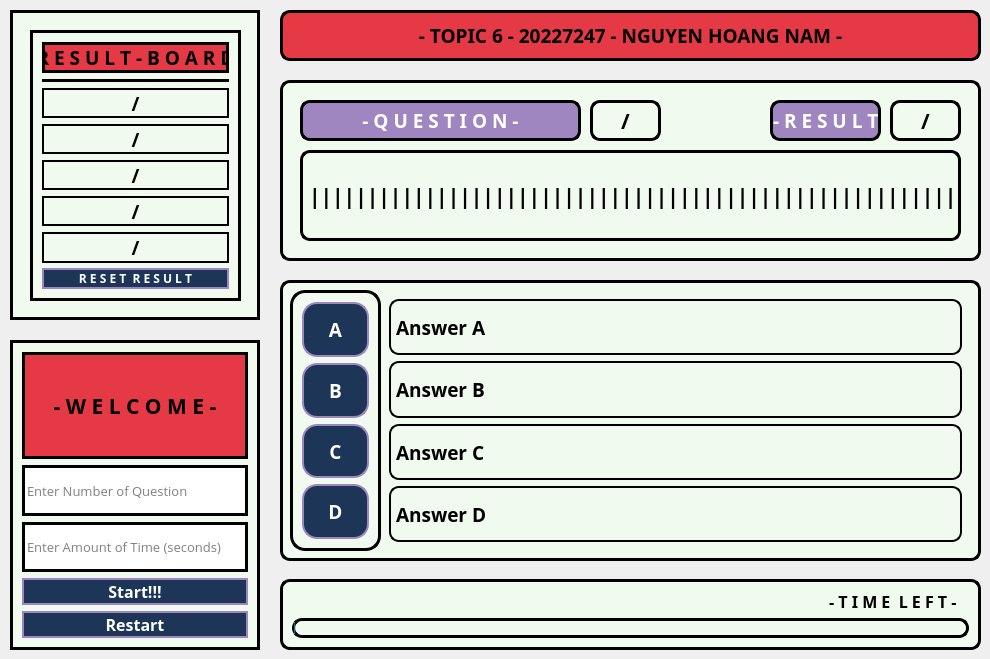
    <widget class="QWidget" name="playTab">
     <property name="sizePolicy">
      <sizepolicy hsizetype="Expanding" vsizetype="Expanding">
       <horstretch>0</horstretch>
       <verstretch>0</verstretch>
      </sizepolicy>
     </property>
     <attribute name="title">
      <string>- P L A Y -</string>
     </attribute>
     <widget class="QFrame" name="verticalFrame_5">
      <property name="geometry">
       <rect>
        <x>10</x>
        <y>340</y>
        <width>250</width>
        <height>310</height>
       </rect>
      </property>
      <property name="styleSheet">
       <string notr="true">border: 3px solid rgb(0, 0, 0);
background-color: rgb(241, 250, 238);</string>
      </property>
      <layout class="QVBoxLayout" name="startBoxverticalLayout">
       <item>
        <layout class="QVBoxLayout" name="amouofTimelayout">
         <item>
          <layout class="QVBoxLayout" name="numofQueslayout">
           <item>
            <widget class="QLabel" name="welcomelabel">
             <property name="font">
              <font>
               <family>Open Sans Condensed ExtraBold</family>
               <pointsize>16</pointsize>
               <bold>true</bold>
              </font>
             </property>
             <property name="styleSheet">
              <string notr="true">background-color: rgb(230, 57, 70);</string>
             </property>
             <property name="text">
              <string>- W E L C O M E -</string>
             </property>
             <property name="alignment">
              <set>Qt::AlignCenter</set>
             </property>
            </widget>
           </item>
          </layout>
         </item>
        </layout>
       </item>
       <item>
        <layout class="QVBoxLayout" name="verticalLayout_7">
         <item>
          <widget class="QLineEdit" name="numofQuesInputbox">
           <property name="sizePolicy">
            <sizepolicy hsizetype="Expanding" vsizetype="Preferred">
             <horstretch>0</horstretch>
             <verstretch>0</verstretch>
            </sizepolicy>
           </property>
           <property name="font">
            <font>
             <family>Open Sans</family>
             <pointsize>10</pointsize>
            </font>
           </property>
           <property name="styleSheet">
            <string notr="true">background-color: rgb(255, 255, 255);</string>
           </property>
           <property name="placeholderText">
            <string>Enter Number of Question</string>
           </property>
          </widget>
         </item>
         <item>
          <widget class="QLineEdit" name="amountofTimeInputbox">
           <property name="sizePolicy">
            <sizepolicy hsizetype="Expanding" vsizetype="Preferred">
             <horstretch>0</horstretch>
             <verstretch>0</verstretch>
            </sizepolicy>
           </property>
           <property name="font">
            <font>
             <family>Open Sans</family>
             <pointsize>10</pointsize>
            </font>
           </property>
           <property name="styleSheet">
            <string notr="true">background-color: rgb(255, 255, 255);</string>
           </property>
           <property name="placeholderText">
            <string>Enter Amount of Time (seconds)</string>
           </property>
          </widget>
         </item>
        </layout>
       </item>
       <item>
        <widget class="QPushButton" name="startButton">
         <property name="font">
          <font>
           <family>Open Sans Condensed ExtraBold</family>
           <pointsize>12</pointsize>
           <bold>true</bold>
          </font>
         </property>
         <property name="cursor">
          <cursorShape>PointingHandCursor</cursorShape>
         </property>
         <property name="styleSheet">
          <string notr="true">
            QPushButton {
                border: 2px solid  rgb(159, 134, 192);
                background-color: rgb(29, 53, 87);
                color: rgb(255, 255, 255);
            }
            QPushButton:hover {
                background-color: rgb(230, 57, 70);
            }
</string>
         </property>
         <property name="text">
          <string>Start!!!</string>
         </property>
        </widget>
       </item>
       <item>
        <widget class="QPushButton" name="reStartButton">
         <property name="font">
          <font>
           <family>Open Sans Condensed ExtraBold</family>
           <pointsize>12</pointsize>
           <bold>true</bold>
          </font>
         </property>
         <property name="cursor">
          <cursorShape>PointingHandCursor</cursorShape>
         </property>
         <property name="styleSheet">
          <string notr="true">
            QPushButton {
                border: 2px solid  rgb(159, 134, 192);
                background-color: rgb(29, 53, 87);
                color: rgb(255, 255, 255);
            }
            QPushButton:hover {
                background-color: rgb(230, 57, 70);
            }
</string>
         </property>
         <property name="text">
          <string>Restart</string>
         </property>
        </widget>
       </item>
      </layout>
     </widget>
     <widget class="QGroupBox" name="scoreGroupbox">
      <property name="geometry">
       <rect>
        <x>10</x>
        <y>10</y>
        <width>250</width>
        <height>310</height>
       </rect>
      </property>
      <property name="font">
       <font>
        <family>Open Sans Condensed SemiBold</family>
        <pointsize>14</pointsize>
        <bold>true</bold>
       </font>
      </property>
      <property name="accessibleDescription">
       <string>0</string>
      </property>
      <property name="styleSheet">
       <string notr="true">background-color: rgb(241, 250, 238);
border: 3px solid rgb(0, 0, 0);</string>
      </property>
      <property name="title">
       <string/>
      </property>
      <property name="alignment">
       <set>Qt::AlignCenter</set>
      </property>
      <widget class="QFrame" name="verticalFrame_8">
       <property name="geometry">
        <rect>
         <x>20</x>
         <y>20</y>
         <width>211</width>
         <height>271</height>
        </rect>
       </property>
       <layout class="QVBoxLayout" name="resultDisplayverticalLayout">
        <item>
         <layout class="QVBoxLayout" name="resultdisplayverticalLayout2">
          <item>
           <widget class="QLabel" name="resuslttiltlelabel">
            <property name="font">
             <font>
              <family>Open Sans Condensed ExtraBold</family>
              <pointsize>14</pointsize>
              <bold>true</bold>
             </font>
            </property>
            <property name="styleSheet">
             <string notr="true">background-color: rgb(230, 57, 70);</string>
            </property>
            <property name="text">
             <string>R E S U L T - B O A R D</string>
            </property>
            <property name="alignment">
             <set>Qt::AlignCenter</set>
            </property>
           </widget>
          </item>
          <item>
           <widget class="Line" name="line">
            <property name="orientation">
             <enum>Qt::Horizontal</enum>
            </property>
           </widget>
          </item>
          <item>
           <widget class="QLabel" name="result1displaylabel">
            <property name="font">
             <font>
              <family>Open Sans Condensed ExtraBold</family>
              <pointsize>14</pointsize>
              <bold>true</bold>
             </font>
            </property>
            <property name="styleSheet">
             <string notr="true">border: 2px solid rgb(0, 0, 0);</string>
            </property>
            <property name="text">
             <string>/</string>
            </property>
            <property name="alignment">
             <set>Qt::AlignCenter</set>
            </property>
           </widget>
          </item>
          <item>
           <widget class="QLabel" name="result2displaylabel">
            <property name="font">
             <font>
              <family>Open Sans Condensed ExtraBold</family>
              <pointsize>14</pointsize>
              <bold>true</bold>
             </font>
            </property>
            <property name="styleSheet">
             <string notr="true">border: 2px solid rgb(0, 0, 0);</string>
            </property>
            <property name="text">
             <string>/</string>
            </property>
            <property name="alignment">
             <set>Qt::AlignCenter</set>
            </property>
           </widget>
          </item>
          <item>
           <widget class="QLabel" name="result3displaylabel">
            <property name="font">
             <font>
              <family>Open Sans Condensed ExtraBold</family>
              <pointsize>14</pointsize>
              <bold>true</bold>
             </font>
            </property>
            <property name="styleSheet">
             <string notr="true">border: 2px solid rgb(0, 0, 0);</string>
            </property>
            <property name="text">
             <string>/</string>
            </property>
            <property name="alignment">
             <set>Qt::AlignCenter</set>
            </property>
           </widget>
          </item>
          <item>
           <widget class="QLabel" name="result4displaylabel">
            <property name="font">
             <font>
              <family>Open Sans Condensed ExtraBold</family>
              <pointsize>14</pointsize>
              <bold>true</bold>
             </font>
            </property>
            <property name="styleSheet">
             <string notr="true">border: 2px solid rgb(0, 0, 0);</string>
            </property>
            <property name="text">
             <string>/</string>
            </property>
            <property name="alignment">
             <set>Qt::AlignCenter</set>
            </property>
           </widget>
          </item>
          <item>
           <widget class="QLabel" name="result5displaylabel">
            <property name="font">
             <font>
              <family>Open Sans Condensed ExtraBold</family>
              <pointsize>14</pointsize>
              <bold>true</bold>
             </font>
            </property>
            <property name="styleSheet">
             <string notr="true">border: 2px solid rgb(0, 0, 0);</string>
            </property>
            <property name="text">
             <string>/</string>
            </property>
            <property name="alignment">
             <set>Qt::AlignCenter</set>
            </property>
           </widget>
          </item>
         </layout>
        </item>
        <item>
         <widget class="QPushButton" name="resetBoard">
          <property name="font">
           <font>
            <family>Open Sans Condensed ExtraBold</family>
            <bold>true</bold>
           </font>
          </property>
          <property name="styleSheet">
           <string notr="true">
            QPushButton {
                border: 2px solid  rgb(159, 134, 192);
                background-color: rgb(29, 53, 87);
                color: rgb(255, 255, 255);
            }
            QPushButton:hover {
                background-color: rgb(230, 57, 70);
            }
</string>
          </property>
          <property name="text">
           <string>R E S E T  R E S U L T</string>
          </property>
         </widget>
        </item>
       </layout>
      </widget>
     </widget>
     <widget class="QFrame" name="displayQuestionframe">
      <property name="geometry">
       <rect>
        <x>280</x>
        <y>80</y>
        <width>701</width>
        <height>181</height>
       </rect>
      </property>
      <property name="styleSheet">
       <string notr="true">background-color: rgb(241, 250, 238);
border: 3px solid rgb(0, 0, 0);
border-radius: 10px;
</string>
      </property>
      <property name="frameShape">
       <enum>QFrame::StyledPanel</enum>
      </property>
      <property name="frameShadow">
       <enum>QFrame::Raised</enum>
      </property>
      <widget class="QLabel" name="questiontitlelabel">
       <property name="geometry">
        <rect>
         <x>20</x>
         <y>20</y>
         <width>281</width>
         <height>41</height>
        </rect>
       </property>
       <property name="font">
        <font>
         <family>Open Sans Condensed ExtraBold</family>
         <pointsize>14</pointsize>
         <bold>true</bold>
        </font>
       </property>
       <property name="styleSheet">
        <string notr="true">background-color: rgb(159, 134, 192);</string>
       </property>
       <property name="text">
        <string>&lt;html&gt;&lt;head/&gt;&lt;body&gt;&lt;p&gt;&lt;span style=&quot; color:#ffffff;&quot;&gt;- Q U E S T I O N -&lt;/span&gt;&lt;/p&gt;&lt;/body&gt;&lt;/html&gt;</string>
       </property>
       <property name="alignment">
        <set>Qt::AlignCenter</set>
       </property>
      </widget>
      <widget class="QLabel" name="questionDisplaybox">
       <property name="geometry">
        <rect>
         <x>20</x>
         <y>70</y>
         <width>661</width>
         <height>91</height>
        </rect>
       </property>
       <property name="font">
        <font>
         <family>Open Sans Condensed ExtraBold</family>
         <pointsize>16</pointsize>
         <bold>true</bold>
        </font>
       </property>
       <property name="styleSheet">
        <string notr="true"/>
       </property>
       <property name="text">
        <string>|||||||||||||||||||||||||||||||||||||||||||||||||||||||||||||||||||||||||||||||||||||||||||||||||</string>
       </property>
       <property name="wordWrap">
        <bool>true</bool>
       </property>
      </widget>
      <widget class="QLabel" name="quesCountlabel">
       <property name="geometry">
        <rect>
         <x>310</x>
         <y>20</y>
         <width>71</width>
         <height>41</height>
        </rect>
       </property>
       <property name="font">
        <font>
         <family>Open Sans Condensed ExtraBold</family>
         <pointsize>16</pointsize>
         <bold>true</bold>
        </font>
       </property>
       <property name="text">
        <string>/</string>
       </property>
       <property name="alignment">
        <set>Qt::AlignCenter</set>
       </property>
      </widget>
      <widget class="QLabel" name="scoretlabel">
       <property name="geometry">
        <rect>
         <x>610</x>
         <y>20</y>
         <width>71</width>
         <height>41</height>
        </rect>
       </property>
       <property name="font">
        <font>
         <family>Open Sans Condensed ExtraBold</family>
         <pointsize>16</pointsize>
         <bold>true</bold>
        </font>
       </property>
       <property name="styleSheet">
        <string notr="true">border: 3px solid rgb(0, 0, 0)</string>
       </property>
       <property name="text">
        <string>/</string>
       </property>
       <property name="alignment">
        <set>Qt::AlignCenter</set>
       </property>
      </widget>
      <widget class="QLabel" name="resuslttiltlelabel_2">
       <property name="geometry">
        <rect>
         <x>490</x>
         <y>20</y>
         <width>111</width>
         <height>41</height>
        </rect>
       </property>
       <property name="font">
        <font>
         <family>Open Sans Condensed ExtraBold</family>
         <pointsize>14</pointsize>
         <bold>true</bold>
        </font>
       </property>
       <property name="styleSheet">
        <string notr="true">background-color: rgb(159, 134, 192);</string>
       </property>
       <property name="text">
        <string>&lt;html&gt;&lt;head/&gt;&lt;body&gt;&lt;p&gt;&lt;span style=&quot; color:#ffffff;&quot;&gt;- R E S U L T -&lt;/span&gt;&lt;/p&gt;&lt;/body&gt;&lt;/html&gt;</string>
       </property>
       <property name="alignment">
        <set>Qt::AlignCenter</set>
       </property>
      </widget>
     </widget>
     <widget class="QFrame" name="displayAnsframe">
      <property name="geometry">
       <rect>
        <x>280</x>
        <y>280</y>
        <width>701</width>
        <height>281</height>
       </rect>
      </property>
      <property name="styleSheet">
       <string notr="true">background-color: rgb(241, 250, 238);
border: 3px solid rgb(0, 0, 0);
border-radius: 10px;</string>
      </property>
      <property name="frameShape">
       <enum>QFrame::StyledPanel</enum>
      </property>
      <property name="frameShadow">
       <enum>QFrame::Raised</enum>
      </property>
      <widget class="QFrame" name="verticalFrame_10">
       <property name="geometry">
        <rect>
         <x>100</x>
         <y>10</y>
         <width>591</width>
         <height>261</height>
        </rect>
       </property>
       <property name="styleSheet">
        <string notr="true">border: 0px</string>
       </property>
       <layout class="QVBoxLayout" name="ansDisplayverticalLayout">
        <item>
         <widget class="QLabel" name="ansAlabel">
          <property name="font">
           <font>
            <family>Open Sans Condensed ExtraBold</family>
            <pointsize>14</pointsize>
            <bold>true</bold>
           </font>
          </property>
          <property name="styleSheet">
           <string notr="true">border: 2px solid rgb(0, 0, 0)</string>
          </property>
          <property name="text">
           <string>Answer A</string>
          </property>
          <property name="wordWrap">
           <bool>true</bool>
          </property>
         </widget>
        </item>
        <item>
         <widget class="QLabel" name="ansBlabel">
          <property name="font">
           <font>
            <family>Open Sans Condensed ExtraBold</family>
            <pointsize>14</pointsize>
            <bold>true</bold>
           </font>
          </property>
          <property name="styleSheet">
           <string notr="true">border: 2px solid rgb(0, 0, 0)</string>
          </property>
          <property name="text">
           <string>Answer B</string>
          </property>
          <property name="wordWrap">
           <bool>true</bool>
          </property>
         </widget>
        </item>
        <item>
         <widget class="QLabel" name="ansClabel">
          <property name="font">
           <font>
            <family>Open Sans Condensed ExtraBold</family>
            <pointsize>14</pointsize>
            <bold>true</bold>
           </font>
          </property>
          <property name="styleSheet">
           <string notr="true">border: 2px solid rgb(0, 0, 0)</string>
          </property>
          <property name="text">
           <string>Answer C</string>
          </property>
          <property name="wordWrap">
           <bool>true</bool>
          </property>
         </widget>
        </item>
        <item>
         <widget class="QLabel" name="ansDlabel">
          <property name="font">
           <font>
            <family>Open Sans Condensed ExtraBold</family>
            <pointsize>14</pointsize>
            <bold>true</bold>
           </font>
          </property>
          <property name="styleSheet">
           <string notr="true">border: 2px solid rgb(0, 0, 0)</string>
          </property>
          <property name="text">
           <string>Answer D</string>
          </property>
          <property name="wordWrap">
           <bool>true</bool>
          </property>
         </widget>
        </item>
       </layout>
      </widget>
      <widget class="QFrame" name="frame">
       <property name="geometry">
        <rect>
         <x>10</x>
         <y>10</y>
         <width>91</width>
         <height>261</height>
        </rect>
       </property>
       <property name="styleSheet">
        <string notr="true">border-radius: 15px</string>
       </property>
       <layout class="QVBoxLayout" name="ansButtonverticalLayout">
        <item>
         <widget class="QPushButton" name="ansApushButton">
          <property name="sizePolicy">
           <sizepolicy hsizetype="Preferred" vsizetype="Preferred">
            <horstretch>0</horstretch>
            <verstretch>0</verstretch>
           </sizepolicy>
          </property>
          <property name="font">
           <font>
            <family>Open Sans Condensed ExtraBold</family>
            <pointsize>14</pointsize>
            <bold>true</bold>
           </font>
          </property>
          <property name="cursor">
           <cursorShape>PointingHandCursor</cursorShape>
          </property>
          <property name="styleSheet">
           <string notr="true">
            QPushButton {
                border: 2px solid  rgb(159, 134, 192);
                background-color: rgb(29, 53, 87);
                color: rgb(255, 255, 255);
            }
            QPushButton:hover {
                background-color: rgb(230, 57, 70);
            }
</string>
          </property>
          <property name="text">
           <string>A</string>
          </property>
         </widget>
        </item>
        <item>
         <widget class="QPushButton" name="ansBpushButton">
          <property name="sizePolicy">
           <sizepolicy hsizetype="Preferred" vsizetype="Preferred">
            <horstretch>0</horstretch>
            <verstretch>0</verstretch>
           </sizepolicy>
          </property>
          <property name="font">
           <font>
            <family>Open Sans Condensed ExtraBold</family>
            <pointsize>14</pointsize>
            <bold>true</bold>
           </font>
          </property>
          <property name="cursor">
           <cursorShape>PointingHandCursor</cursorShape>
          </property>
          <property name="styleSheet">
           <string notr="true">
            QPushButton {
                border: 2px solid  rgb(159, 134, 192);
                background-color: rgb(29, 53, 87);
                color: rgb(255, 255, 255);
            }
            QPushButton:hover {
                background-color: rgb(230, 57, 70);
            }
</string>
          </property>
          <property name="text">
           <string>B</string>
          </property>
         </widget>
        </item>
        <item>
         <widget class="QPushButton" name="ansCpushButton">
          <property name="sizePolicy">
           <sizepolicy hsizetype="Preferred" vsizetype="Preferred">
            <horstretch>0</horstretch>
            <verstretch>0</verstretch>
           </sizepolicy>
          </property>
          <property name="font">
           <font>
            <family>Open Sans Condensed ExtraBold</family>
            <pointsize>14</pointsize>
            <bold>true</bold>
           </font>
          </property>
          <property name="cursor">
           <cursorShape>PointingHandCursor</cursorShape>
          </property>
          <property name="styleSheet">
           <string notr="true">
            QPushButton {
                border: 2px solid  rgb(159, 134, 192);
                background-color: rgb(29, 53, 87);
                color: rgb(255, 255, 255);
            }
            QPushButton:hover {
                background-color: rgb(230, 57, 70);
            }
</string>
          </property>
          <property name="text">
           <string>C</string>
          </property>
         </widget>
        </item>
        <item>
         <widget class="QPushButton" name="ansDpushButton">
          <property name="sizePolicy">
           <sizepolicy hsizetype="Preferred" vsizetype="Preferred">
            <horstretch>0</horstretch>
            <verstretch>0</verstretch>
           </sizepolicy>
          </property>
          <property name="font">
           <font>
            <family>Open Sans Condensed ExtraBold</family>
            <pointsize>14</pointsize>
            <bold>true</bold>
           </font>
          </property>
          <property name="cursor">
           <cursorShape>PointingHandCursor</cursorShape>
          </property>
          <property name="styleSheet">
           <string notr="true">
            QPushButton {
                border: 2px solid  rgb(159, 134, 192);
                background-color: rgb(29, 53, 87);
                color: rgb(255, 255, 255);
            }
            QPushButton:hover {
                background-color: rgb(230, 57, 70);
            }
</string>
          </property>
          <property name="text">
           <string>D</string>
          </property>
         </widget>
        </item>
       </layout>
      </widget>
     </widget>
     <widget class="QFrame" name="verticalFrame_6">
      <property name="geometry">
       <rect>
        <x>280</x>
        <y>579</y>
        <width>701</width>
        <height>71</height>
       </rect>
      </property>
      <property name="sizePolicy">
       <sizepolicy hsizetype="MinimumExpanding" vsizetype="MinimumExpanding">
        <horstretch>0</horstretch>
        <verstretch>0</verstretch>
       </sizepolicy>
      </property>
      <property name="styleSheet">
       <string notr="true">border: 3px solid rgb(0, 0, 0);
background-color: rgb(241, 250, 238);
border-radius: 10px;
</string>
      </property>
      <layout class="QVBoxLayout" name="progressBarverticalLayout_2">
       <item>
        <widget class="QLabel" name="label_4">
         <property name="sizePolicy">
          <sizepolicy hsizetype="MinimumExpanding" vsizetype="Minimum">
           <horstretch>0</horstretch>
           <verstretch>0</verstretch>
          </sizepolicy>
         </property>
         <property name="font">
          <font>
           <family>Open Sans Condensed ExtraBold</family>
           <pointsize>12</pointsize>
           <bold>true</bold>
          </font>
         </property>
         <property name="styleSheet">
          <string notr="true">border: 0px solid rgb(0, 0, 0);
border-radius: 10px;</string>
         </property>
         <property name="text">
          <string>- T I M E  L E F T -   </string>
         </property>
         <property name="alignment">
          <set>Qt::AlignRight|Qt::AlignTrailing|Qt::AlignVCenter</set>
         </property>
        </widget>
       </item>
       <item>
        <layout class="QVBoxLayout" name="verticalLayout_3">
         <item>
          <widget class="QProgressBar" name="progressBar">
           <property name="sizePolicy">
            <sizepolicy hsizetype="Expanding" vsizetype="MinimumExpanding">
             <horstretch>0</horstretch>
             <verstretch>0</verstretch>
            </sizepolicy>
           </property>
           <property name="styleSheet">
            <string notr="true"/>
           </property>
           <property name="maximum">
            <number>10000</number>
           </property>
           <property name="value">
            <number>0</number>
           </property>
           <property name="textVisible">
            <bool>false</bool>
           </property>
          </widget>
         </item>
        </layout>
       </item>
      </layout>
     </widget>
     <widget class="QLabel" name="welcomelabel_2">
      <property name="geometry">
       <rect>
        <x>280</x>
        <y>10</y>
        <width>701</width>
        <height>51</height>
       </rect>
      </property>
      <property name="font">
       <font>
        <family>Open Sans Condensed ExtraBold</family>
        <pointsize>14</pointsize>
        <bold>true</bold>
       </font>
      </property>
      <property name="styleSheet">
       <string notr="true">background-color: rgb(230, 57, 70);
border: 3px solid rgb(0, 0, 0);
border-radius: 10px;</string>
      </property>
      <property name="text">
       <string>- TOPIC 6 - 20227247 - NGUYEN HOANG NAM -</string>
      </property>
      <property name="alignment">
       <set>Qt::AlignCenter</set>
      </property>
     </widget>
    </widget>
